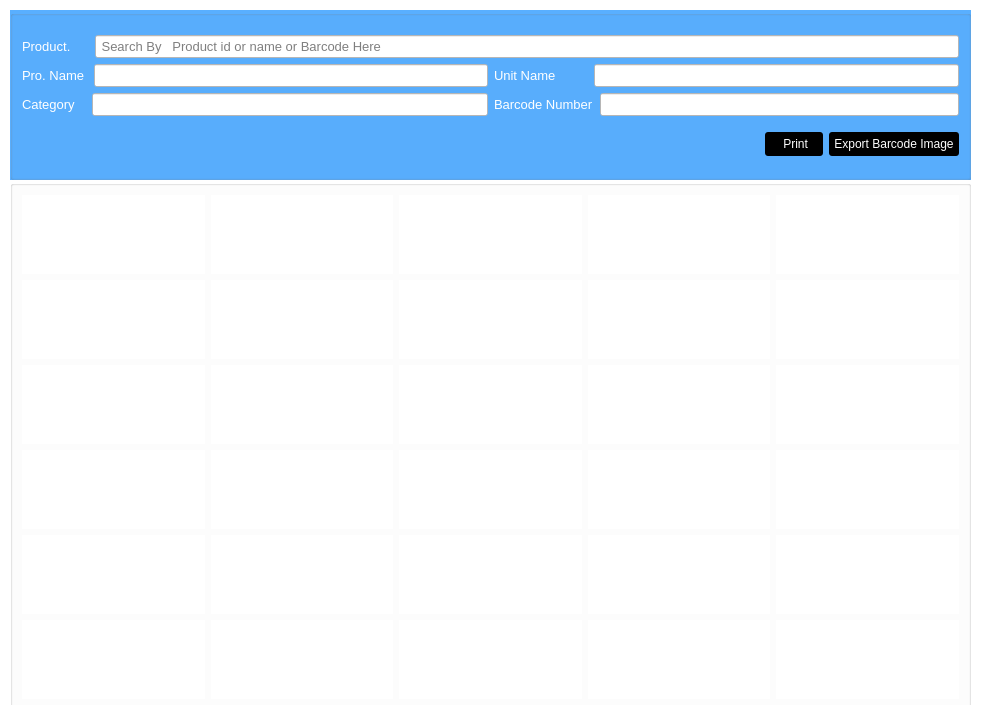
<?xml version="1.0" encoding="UTF-8"?>
<ui version="4.0">
 <class>Dialog</class>
 <widget class="QDialog" name="Dialog">
  <property name="windowModality">
   <enum>Qt::ApplicationModal</enum>
  </property>
  <property name="geometry">
   <rect>
    <x>0</x>
    <y>0</y>
    <width>984</width>
    <height>705</height>
   </rect>
  </property>
  <property name="windowTitle">
   <string>Dialog</string>
  </property>
  <property name="styleSheet">
   <string notr="true">background-color: rgb(255, 255, 255);</string>
  </property>
  <widget class="QGroupBox" name="groupBox_2">
   <property name="geometry">
    <rect>
     <x>10</x>
     <y>180</y>
     <width>961</width>
     <height>871</height>
    </rect>
   </property>
   <property name="styleSheet">
    <string notr="true">background-color: rgb(255, 255, 255);
</string>
   </property>
   <property name="title">
    <string/>
   </property>
   <layout class="QGridLayout" name="gridLayout_10">
    <item row="0" column="0">
     <layout class="QGridLayout" name="gridLayout_5">
      <item row="0" column="0">
       <widget class="QLabel" name="bars1">
        <property name="text">
         <string/>
        </property>
        <property name="pixmap">
         <pixmap>../images/barexample.png</pixmap>
        </property>
        <property name="scaledContents">
         <bool>true</bool>
        </property>
       </widget>
      </item>
      <item row="0" column="1">
       <widget class="QLabel" name="bars2">
        <property name="text">
         <string/>
        </property>
        <property name="pixmap">
         <pixmap>../images/barexample.png</pixmap>
        </property>
        <property name="scaledContents">
         <bool>true</bool>
        </property>
       </widget>
      </item>
      <item row="0" column="2">
       <widget class="QLabel" name="bars3">
        <property name="text">
         <string/>
        </property>
        <property name="pixmap">
         <pixmap>../images/barexample.png</pixmap>
        </property>
        <property name="scaledContents">
         <bool>true</bool>
        </property>
       </widget>
      </item>
      <item row="0" column="3">
       <widget class="QLabel" name="bars4">
        <property name="text">
         <string/>
        </property>
        <property name="pixmap">
         <pixmap>../images/barexample.png</pixmap>
        </property>
        <property name="scaledContents">
         <bool>true</bool>
        </property>
       </widget>
      </item>
      <item row="0" column="4">
       <widget class="QLabel" name="bars5">
        <property name="text">
         <string/>
        </property>
        <property name="pixmap">
         <pixmap>../images/barexample.png</pixmap>
        </property>
        <property name="scaledContents">
         <bool>true</bool>
        </property>
       </widget>
      </item>
     </layout>
    </item>
    <item row="1" column="0">
     <layout class="QGridLayout" name="gridLayout_6">
      <item row="0" column="0">
       <widget class="QLabel" name="bars6">
        <property name="text">
         <string/>
        </property>
        <property name="pixmap">
         <pixmap>../images/barexample.png</pixmap>
        </property>
        <property name="scaledContents">
         <bool>true</bool>
        </property>
       </widget>
      </item>
      <item row="0" column="1">
       <widget class="QLabel" name="bars7">
        <property name="text">
         <string/>
        </property>
        <property name="pixmap">
         <pixmap>../images/barexample.png</pixmap>
        </property>
        <property name="scaledContents">
         <bool>true</bool>
        </property>
       </widget>
      </item>
      <item row="0" column="2">
       <widget class="QLabel" name="bars8">
        <property name="text">
         <string/>
        </property>
        <property name="pixmap">
         <pixmap>../images/barexample.png</pixmap>
        </property>
        <property name="scaledContents">
         <bool>true</bool>
        </property>
       </widget>
      </item>
      <item row="0" column="3">
       <widget class="QLabel" name="bars9">
        <property name="text">
         <string/>
        </property>
        <property name="pixmap">
         <pixmap>../images/barexample.png</pixmap>
        </property>
        <property name="scaledContents">
         <bool>true</bool>
        </property>
       </widget>
      </item>
      <item row="0" column="4">
       <widget class="QLabel" name="bars10">
        <property name="text">
         <string/>
        </property>
        <property name="pixmap">
         <pixmap>../images/barexample.png</pixmap>
        </property>
        <property name="scaledContents">
         <bool>true</bool>
        </property>
       </widget>
      </item>
     </layout>
    </item>
    <item row="2" column="0">
     <layout class="QGridLayout" name="gridLayout_7">
      <item row="0" column="0">
       <widget class="QLabel" name="bars11">
        <property name="text">
         <string/>
        </property>
        <property name="pixmap">
         <pixmap>../images/barexample.png</pixmap>
        </property>
        <property name="scaledContents">
         <bool>true</bool>
        </property>
       </widget>
      </item>
      <item row="0" column="1">
       <widget class="QLabel" name="bars12">
        <property name="text">
         <string/>
        </property>
        <property name="pixmap">
         <pixmap>../images/barexample.png</pixmap>
        </property>
        <property name="scaledContents">
         <bool>true</bool>
        </property>
       </widget>
      </item>
      <item row="0" column="2">
       <widget class="QLabel" name="bars13">
        <property name="text">
         <string/>
        </property>
        <property name="pixmap">
         <pixmap>../images/barexample.png</pixmap>
        </property>
        <property name="scaledContents">
         <bool>true</bool>
        </property>
       </widget>
      </item>
      <item row="0" column="3">
       <widget class="QLabel" name="bars14">
        <property name="text">
         <string/>
        </property>
        <property name="pixmap">
         <pixmap>../images/barexample.png</pixmap>
        </property>
        <property name="scaledContents">
         <bool>true</bool>
        </property>
       </widget>
      </item>
      <item row="0" column="4">
       <widget class="QLabel" name="bars15">
        <property name="text">
         <string/>
        </property>
        <property name="pixmap">
         <pixmap>../images/barexample.png</pixmap>
        </property>
        <property name="scaledContents">
         <bool>true</bool>
        </property>
       </widget>
      </item>
     </layout>
    </item>
    <item row="3" column="0">
     <layout class="QGridLayout" name="gridLayout_8">
      <item row="0" column="0">
       <widget class="QLabel" name="bars16">
        <property name="text">
         <string/>
        </property>
        <property name="pixmap">
         <pixmap>../images/barexample.png</pixmap>
        </property>
        <property name="scaledContents">
         <bool>true</bool>
        </property>
       </widget>
      </item>
      <item row="0" column="1">
       <widget class="QLabel" name="bars17">
        <property name="text">
         <string/>
        </property>
        <property name="pixmap">
         <pixmap>../images/barexample.png</pixmap>
        </property>
        <property name="scaledContents">
         <bool>true</bool>
        </property>
       </widget>
      </item>
      <item row="0" column="2">
       <widget class="QLabel" name="bars18">
        <property name="text">
         <string/>
        </property>
        <property name="pixmap">
         <pixmap>../images/barexample.png</pixmap>
        </property>
        <property name="scaledContents">
         <bool>true</bool>
        </property>
       </widget>
      </item>
      <item row="0" column="3">
       <widget class="QLabel" name="bars19">
        <property name="text">
         <string/>
        </property>
        <property name="pixmap">
         <pixmap>../images/barexample.png</pixmap>
        </property>
        <property name="scaledContents">
         <bool>true</bool>
        </property>
       </widget>
      </item>
      <item row="0" column="4">
       <widget class="QLabel" name="bars20">
        <property name="text">
         <string/>
        </property>
        <property name="pixmap">
         <pixmap>../images/barexample.png</pixmap>
        </property>
        <property name="scaledContents">
         <bool>true</bool>
        </property>
       </widget>
      </item>
     </layout>
    </item>
    <item row="4" column="0">
     <layout class="QGridLayout" name="gridLayout_9">
      <item row="0" column="0">
       <widget class="QLabel" name="bars21">
        <property name="text">
         <string/>
        </property>
        <property name="pixmap">
         <pixmap>../images/barexample.png</pixmap>
        </property>
        <property name="scaledContents">
         <bool>true</bool>
        </property>
       </widget>
      </item>
      <item row="0" column="1">
       <widget class="QLabel" name="bars22">
        <property name="text">
         <string/>
        </property>
        <property name="pixmap">
         <pixmap>../images/barexample.png</pixmap>
        </property>
        <property name="scaledContents">
         <bool>true</bool>
        </property>
       </widget>
      </item>
      <item row="0" column="2">
       <widget class="QLabel" name="bars23">
        <property name="text">
         <string/>
        </property>
        <property name="pixmap">
         <pixmap>../images/barexample.png</pixmap>
        </property>
        <property name="scaledContents">
         <bool>true</bool>
        </property>
       </widget>
      </item>
      <item row="0" column="3">
       <widget class="QLabel" name="bars24">
        <property name="text">
         <string/>
        </property>
        <property name="pixmap">
         <pixmap>../images/barexample.png</pixmap>
        </property>
        <property name="scaledContents">
         <bool>true</bool>
        </property>
       </widget>
      </item>
      <item row="0" column="4">
       <widget class="QLabel" name="bars25">
        <property name="text">
         <string/>
        </property>
        <property name="pixmap">
         <pixmap>../images/barexample.png</pixmap>
        </property>
        <property name="scaledContents">
         <bool>true</bool>
        </property>
       </widget>
      </item>
     </layout>
    </item>
    <item row="5" column="0">
     <layout class="QGridLayout" name="gridLayout_13">
      <item row="0" column="0">
       <widget class="QLabel" name="bars26">
        <property name="text">
         <string/>
        </property>
        <property name="pixmap">
         <pixmap>../images/barexample.png</pixmap>
        </property>
        <property name="scaledContents">
         <bool>true</bool>
        </property>
       </widget>
      </item>
      <item row="0" column="1">
       <widget class="QLabel" name="bars27">
        <property name="text">
         <string/>
        </property>
        <property name="pixmap">
         <pixmap>../images/barexample.png</pixmap>
        </property>
        <property name="scaledContents">
         <bool>true</bool>
        </property>
       </widget>
      </item>
      <item row="0" column="2">
       <widget class="QLabel" name="bars28">
        <property name="text">
         <string/>
        </property>
        <property name="pixmap">
         <pixmap>../images/barexample.png</pixmap>
        </property>
        <property name="scaledContents">
         <bool>true</bool>
        </property>
       </widget>
      </item>
      <item row="0" column="3">
       <widget class="QLabel" name="bars29">
        <property name="text">
         <string/>
        </property>
        <property name="pixmap">
         <pixmap>../images/barexample.png</pixmap>
        </property>
        <property name="scaledContents">
         <bool>true</bool>
        </property>
       </widget>
      </item>
      <item row="0" column="4">
       <widget class="QLabel" name="bars30">
        <property name="text">
         <string/>
        </property>
        <property name="pixmap">
         <pixmap>../images/barexample.png</pixmap>
        </property>
        <property name="scaledContents">
         <bool>true</bool>
        </property>
       </widget>
      </item>
     </layout>
    </item>
    <item row="6" column="0">
     <layout class="QGridLayout" name="gridLayout_14">
      <item row="0" column="0">
       <widget class="QLabel" name="bars31">
        <property name="text">
         <string/>
        </property>
        <property name="pixmap">
         <pixmap>../images/barexample.png</pixmap>
        </property>
        <property name="scaledContents">
         <bool>true</bool>
        </property>
       </widget>
      </item>
      <item row="0" column="1">
       <widget class="QLabel" name="bars32">
        <property name="text">
         <string/>
        </property>
        <property name="pixmap">
         <pixmap>../images/barexample.png</pixmap>
        </property>
        <property name="scaledContents">
         <bool>true</bool>
        </property>
       </widget>
      </item>
      <item row="0" column="2">
       <widget class="QLabel" name="bars33">
        <property name="text">
         <string/>
        </property>
        <property name="pixmap">
         <pixmap>../images/barexample.png</pixmap>
        </property>
        <property name="scaledContents">
         <bool>true</bool>
        </property>
       </widget>
      </item>
      <item row="0" column="3">
       <widget class="QLabel" name="bars34">
        <property name="text">
         <string/>
        </property>
        <property name="pixmap">
         <pixmap>../images/barexample.png</pixmap>
        </property>
        <property name="scaledContents">
         <bool>true</bool>
        </property>
       </widget>
      </item>
      <item row="0" column="4">
       <widget class="QLabel" name="bars35">
        <property name="text">
         <string/>
        </property>
        <property name="pixmap">
         <pixmap>../images/barexample.png</pixmap>
        </property>
        <property name="scaledContents">
         <bool>true</bool>
        </property>
       </widget>
      </item>
     </layout>
    </item>
    <item row="7" column="0">
     <layout class="QGridLayout" name="gridLayout_15">
      <item row="0" column="0">
       <widget class="QLabel" name="bars36">
        <property name="text">
         <string/>
        </property>
        <property name="pixmap">
         <pixmap>../images/barexample.png</pixmap>
        </property>
        <property name="scaledContents">
         <bool>true</bool>
        </property>
       </widget>
      </item>
      <item row="0" column="1">
       <widget class="QLabel" name="bars37">
        <property name="text">
         <string/>
        </property>
        <property name="pixmap">
         <pixmap>../images/barexample.png</pixmap>
        </property>
        <property name="scaledContents">
         <bool>true</bool>
        </property>
       </widget>
      </item>
      <item row="0" column="2">
       <widget class="QLabel" name="bars38">
        <property name="text">
         <string/>
        </property>
        <property name="pixmap">
         <pixmap>../images/barexample.png</pixmap>
        </property>
        <property name="scaledContents">
         <bool>true</bool>
        </property>
       </widget>
      </item>
      <item row="0" column="3">
       <widget class="QLabel" name="bars39">
        <property name="text">
         <string/>
        </property>
        <property name="pixmap">
         <pixmap>../images/barexample.png</pixmap>
        </property>
        <property name="scaledContents">
         <bool>true</bool>
        </property>
       </widget>
      </item>
      <item row="0" column="4">
       <widget class="QLabel" name="bars40">
        <property name="text">
         <string/>
        </property>
        <property name="pixmap">
         <pixmap>../images/barexample.png</pixmap>
        </property>
        <property name="scaledContents">
         <bool>true</bool>
        </property>
       </widget>
      </item>
     </layout>
    </item>
    <item row="8" column="0">
     <layout class="QGridLayout" name="gridLayout_16">
      <item row="0" column="0">
       <widget class="QLabel" name="bars41">
        <property name="text">
         <string/>
        </property>
        <property name="pixmap">
         <pixmap>../images/barexample.png</pixmap>
        </property>
        <property name="scaledContents">
         <bool>true</bool>
        </property>
       </widget>
      </item>
      <item row="0" column="1">
       <widget class="QLabel" name="bars42">
        <property name="text">
         <string/>
        </property>
        <property name="pixmap">
         <pixmap>../images/barexample.png</pixmap>
        </property>
        <property name="scaledContents">
         <bool>true</bool>
        </property>
       </widget>
      </item>
      <item row="0" column="2">
       <widget class="QLabel" name="bars43">
        <property name="text">
         <string/>
        </property>
        <property name="pixmap">
         <pixmap>../images/barexample.png</pixmap>
        </property>
        <property name="scaledContents">
         <bool>true</bool>
        </property>
       </widget>
      </item>
      <item row="0" column="3">
       <widget class="QLabel" name="bars44">
        <property name="text">
         <string/>
        </property>
        <property name="pixmap">
         <pixmap>../images/barexample.png</pixmap>
        </property>
        <property name="scaledContents">
         <bool>true</bool>
        </property>
       </widget>
      </item>
      <item row="0" column="4">
       <widget class="QLabel" name="bars45">
        <property name="text">
         <string/>
        </property>
        <property name="pixmap">
         <pixmap>../images/barexample.png</pixmap>
        </property>
        <property name="scaledContents">
         <bool>true</bool>
        </property>
       </widget>
      </item>
     </layout>
    </item>
    <item row="9" column="0">
     <layout class="QGridLayout" name="gridLayout_17">
      <item row="0" column="0">
       <widget class="QLabel" name="bars46">
        <property name="text">
         <string/>
        </property>
        <property name="pixmap">
         <pixmap>../images/barexample.png</pixmap>
        </property>
        <property name="scaledContents">
         <bool>true</bool>
        </property>
       </widget>
      </item>
      <item row="0" column="1">
       <widget class="QLabel" name="bars47">
        <property name="text">
         <string/>
        </property>
        <property name="pixmap">
         <pixmap>../images/barexample.png</pixmap>
        </property>
        <property name="scaledContents">
         <bool>true</bool>
        </property>
       </widget>
      </item>
      <item row="0" column="2">
       <widget class="QLabel" name="bars48">
        <property name="text">
         <string/>
        </property>
        <property name="pixmap">
         <pixmap>../images/barexample.png</pixmap>
        </property>
        <property name="scaledContents">
         <bool>true</bool>
        </property>
       </widget>
      </item>
      <item row="0" column="3">
       <widget class="QLabel" name="bars49">
        <property name="text">
         <string/>
        </property>
        <property name="pixmap">
         <pixmap>../images/barexample.png</pixmap>
        </property>
        <property name="scaledContents">
         <bool>true</bool>
        </property>
       </widget>
      </item>
      <item row="0" column="4">
       <widget class="QLabel" name="bars50">
        <property name="text">
         <string/>
        </property>
        <property name="pixmap">
         <pixmap>../images/barexample.png</pixmap>
        </property>
        <property name="scaledContents">
         <bool>true</bool>
        </property>
       </widget>
      </item>
     </layout>
    </item>
   </layout>
  </widget>
  <widget class="QGroupBox" name="groupBox">
   <property name="geometry">
    <rect>
     <x>10</x>
     <y>10</y>
     <width>961</width>
     <height>170</height>
    </rect>
   </property>
   <property name="styleSheet">
    <string notr="true">QGroupBox#groupBox{background-color: rgb(89, 175, 255);
color: rgb(255, 255, 255);}</string>
   </property>
   <property name="title">
    <string/>
   </property>
   <layout class="QGridLayout" name="gridLayout_4">
    <item row="0" column="0" colspan="2">
     <layout class="QGridLayout" name="gridLayout_3">
      <item row="0" column="0">
       <layout class="QHBoxLayout" name="horizontalLayout">
        <item>
         <widget class="QLabel" name="label">
          <property name="font">
           <font>
            <pointsize>10</pointsize>
           </font>
          </property>
          <property name="styleSheet">
           <string notr="true">background-color: transparent;
color:white;</string>
          </property>
          <property name="text">
           <string>Product.     </string>
          </property>
         </widget>
        </item>
        <item>
         <widget class="QLineEdit" name="searchp">
          <property name="font">
           <font>
            <pointsize>10</pointsize>
           </font>
          </property>
          <property name="placeholderText">
           <string> Search By   Product id or name or Barcode Here</string>
          </property>
         </widget>
        </item>
       </layout>
      </item>
      <item row="1" column="0">
       <layout class="QGridLayout" name="gridLayout">
        <item row="0" column="0">
         <layout class="QHBoxLayout" name="horizontalLayout_2">
          <item>
           <widget class="QLabel" name="label_2">
            <property name="font">
             <font>
              <pointsize>10</pointsize>
             </font>
            </property>
            <property name="styleSheet">
             <string notr="true">background-color: transparent;
color:white;</string>
            </property>
            <property name="text">
             <string>Pro. Name </string>
            </property>
           </widget>
          </item>
          <item>
           <widget class="QLineEdit" name="pname">
            <property name="font">
             <font>
              <pointsize>10</pointsize>
             </font>
            </property>
            <property name="readOnly">
             <bool>true</bool>
            </property>
           </widget>
          </item>
         </layout>
        </item>
        <item row="0" column="1">
         <layout class="QHBoxLayout" name="horizontalLayout_3">
          <item>
           <widget class="QLabel" name="label_3">
            <property name="font">
             <font>
              <pointsize>10</pointsize>
             </font>
            </property>
            <property name="styleSheet">
             <string notr="true">background-color: transparent;
color:white;</string>
            </property>
            <property name="text">
             <string>Unit Name         </string>
            </property>
           </widget>
          </item>
          <item>
           <widget class="QLineEdit" name="unit">
            <property name="font">
             <font>
              <pointsize>10</pointsize>
             </font>
            </property>
            <property name="readOnly">
             <bool>true</bool>
            </property>
           </widget>
          </item>
         </layout>
        </item>
       </layout>
      </item>
      <item row="2" column="0">
       <layout class="QGridLayout" name="gridLayout_2">
        <item row="0" column="0">
         <layout class="QHBoxLayout" name="horizontalLayout_4">
          <item>
           <widget class="QLabel" name="label_4">
            <property name="font">
             <font>
              <pointsize>10</pointsize>
             </font>
            </property>
            <property name="styleSheet">
             <string notr="true">background-color: transparent;
color:white;</string>
            </property>
            <property name="text">
             <string>Category   </string>
            </property>
           </widget>
          </item>
          <item>
           <widget class="QLineEdit" name="category">
            <property name="font">
             <font>
              <pointsize>10</pointsize>
             </font>
            </property>
            <property name="readOnly">
             <bool>true</bool>
            </property>
           </widget>
          </item>
         </layout>
        </item>
        <item row="0" column="1">
         <layout class="QHBoxLayout" name="horizontalLayout_5">
          <item>
           <widget class="QLabel" name="label_5">
            <property name="font">
             <font>
              <pointsize>10</pointsize>
             </font>
            </property>
            <property name="styleSheet">
             <string notr="true">background-color: transparent;
color:white;</string>
            </property>
            <property name="text">
             <string>Barcode Number</string>
            </property>
           </widget>
          </item>
          <item>
           <widget class="QLineEdit" name="barcode">
            <property name="font">
             <font>
              <pointsize>10</pointsize>
             </font>
            </property>
            <property name="readOnly">
             <bool>true</bool>
            </property>
           </widget>
          </item>
         </layout>
        </item>
       </layout>
      </item>
     </layout>
    </item>
    <item row="1" column="0">
     <spacer name="horizontalSpacer">
      <property name="orientation">
       <enum>Qt::Horizontal</enum>
      </property>
      <property name="sizeHint" stdset="0">
       <size>
        <width>687</width>
        <height>20</height>
       </size>
      </property>
     </spacer>
    </item>
    <item row="1" column="1">
     <layout class="QGridLayout" name="gridLayout_11">
      <item row="0" column="0">
       <widget class="QPushButton" name="printb">
        <property name="font">
         <font>
          <pointsize>9</pointsize>
         </font>
        </property>
        <property name="styleSheet">
         <string notr="true">QPushButton{padding:5px;
background-color: rgb(0, 0, 0);
border-radius:3px;
color:white;}

QPushButton:hover:!pressed {
    background-color:  #54d777;
    border-radius: 3px;
}</string>
        </property>
        <property name="text">
         <string>    Print   </string>
        </property>
       </widget>
      </item>
      <item row="0" column="1">
       <widget class="QPushButton" name="showb">
        <property name="font">
         <font>
          <pointsize>9</pointsize>
         </font>
        </property>
        <property name="styleSheet">
         <string notr="true">QPushButton{padding:5px;
background-color: rgb(0, 0, 0);
border-radius:3px;
color:white;}

QPushButton:hover:!pressed {
    background-color:  #54d777;
    border-radius: 3px;
}</string>
        </property>
        <property name="text">
         <string>Export Barcode Image</string>
        </property>
       </widget>
      </item>
     </layout>
    </item>
   </layout>
  </widget>
 </widget>
 <resources/>
 <connections/>
</ui>
